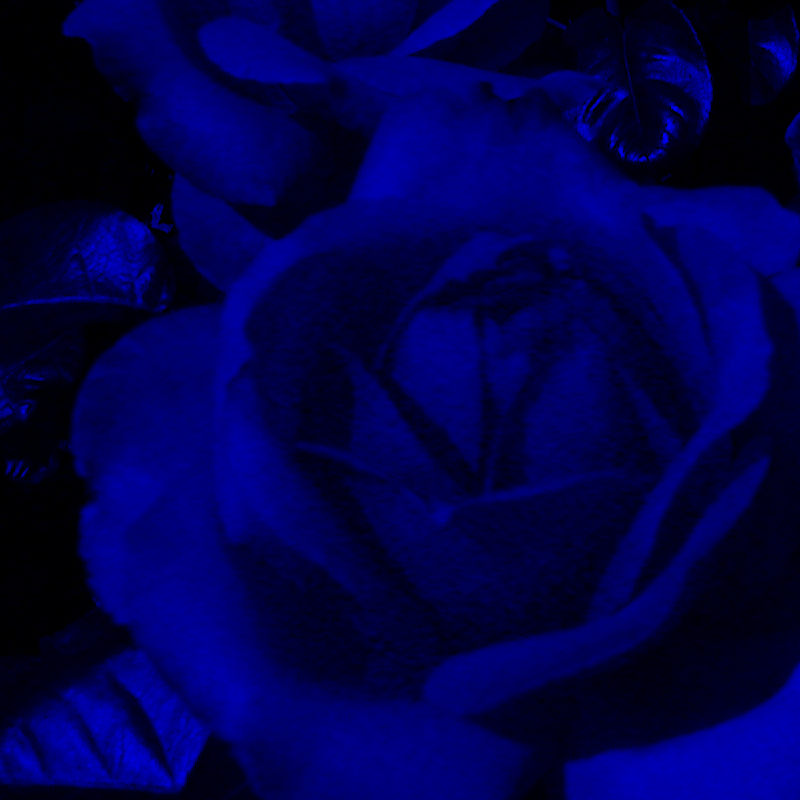
#> input picture hw4/img/(b)B.png, 800 x 800 px, given in place of LovePeace rose.tif, which was not available
$ python hw4.py
#> lines starting #> are read from the running program, lines starting #| are printed output that depends on the picture; after the words box and inside, x2 and y2 are one past the last pixel; in counts of white or black regions, pixels touching at a corner belong together; pictures that were not available may be replaced by others from this repository, and a replacement may not be noted
import numpy as np
import cv2
import matplotlib.pyplot as plt
from openpyxl import load_workbook
from PIL import Image
from random import randint
import math
import random


if __name__ == "__main__":

    channel_initials = list('RGB')
    image = cv2.imread('./LovePeace rose.tif')
#> image is the input picture: shape (800, 800, 3); mean B, G, R 76.3, 0, 0
    image = cv2.cvtColor(image, cv2.COLOR_BGR2RGB)
    kernel = np.ones((3, 3)) * (-1)
    kernel[1][1] = 9
    hsv = cv2.cvtColor(image, cv2.COLOR_BGR2HSV)
#> hsv: shape (800, 800, 3); mean H, S, V 0, 251.5, 76.3
    (H, S, V) = cv2.split(hsv)
#> H: shape (800, 800); every value is 0
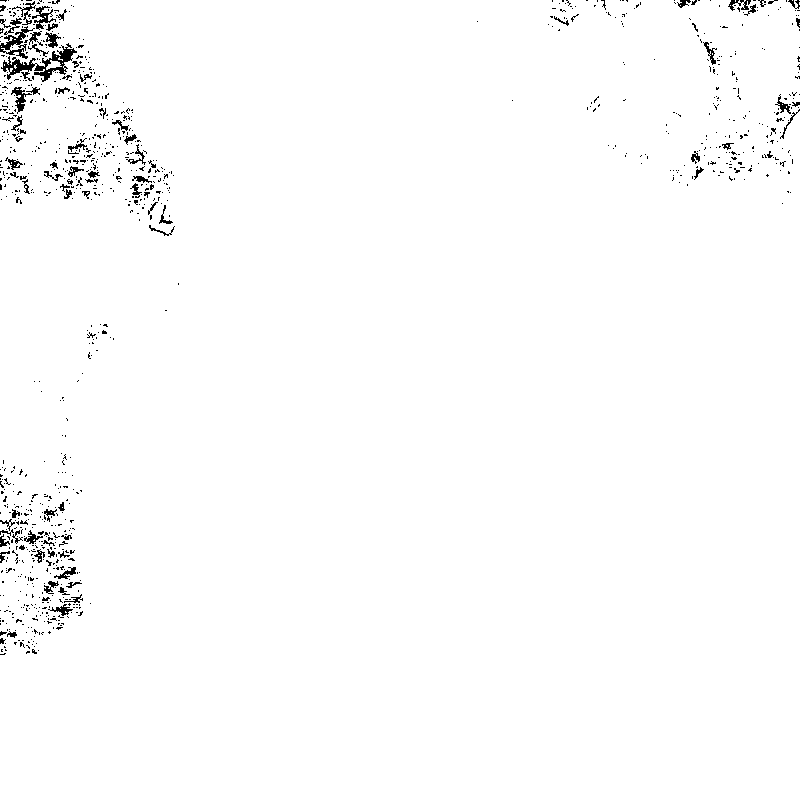
#> S: shape (800, 800); 98.6% white; black in thin lines or dots, all inside (x1, y1, x2, y2) = (0, 0, 800, 655)
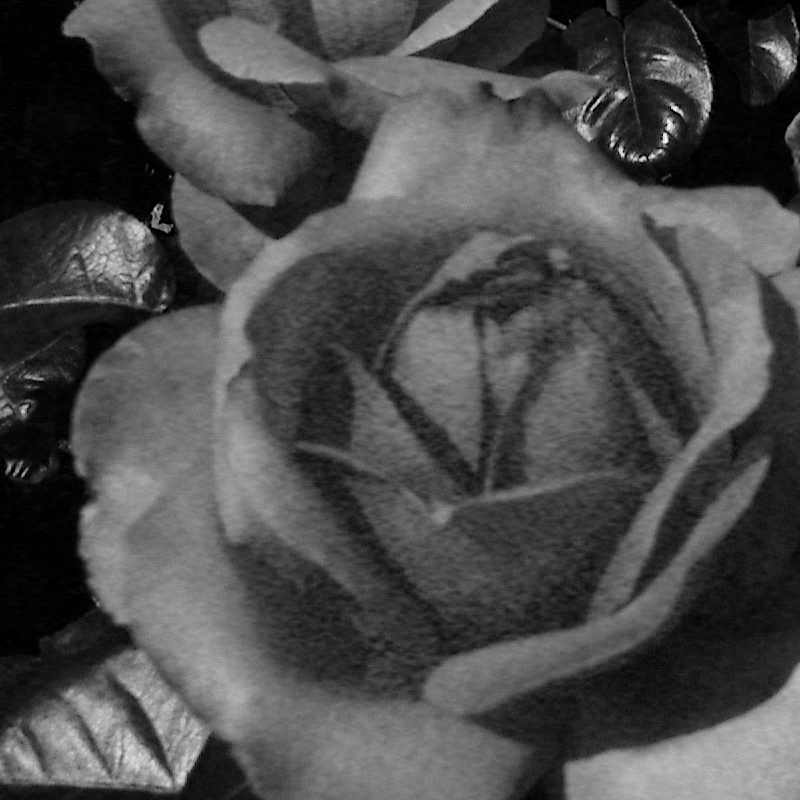
#> V: shape (800, 800); min 0, max 255, mean 76.3
    v_sharp = cv2.filter2D(src=V, ddepth=-1, kernel=kernel)
    hsv_sharpen = np.dstack((H, S, v_sharp))
#> hsv_sharpen: shape (800, 800, 3); mean H, S, V 0, 251.5, 77.4
    img_sharpen = cv2.filter2D(image, -1, kernel)
    after_hrv_sharpen = cv2.cvtColor(hsv_sharpen, cv2.COLOR_HSV2BGR)

    # RGB unsharpen
    plt.subplot(221)
    plt.imshow(image, cmap='gray')
    for channel_index in range(3):
        BGR_channel = np.zeros(shape=image.shape, dtype=np.uint8)
        BGR_channel[:, :, channel_index] = image[:, :, channel_index]
        z = 222+channel_index
        plt.subplot(z)
        plt.imshow(BGR_channel, cmap='gray')
        PILimage = Image.fromarray(BGR_channel.astype(np.uint8))
        PILimage.save(
            "img/(b)" + str(channel_initials[channel_index]) + ".png", dpi=(200, 200))
    plt.show()
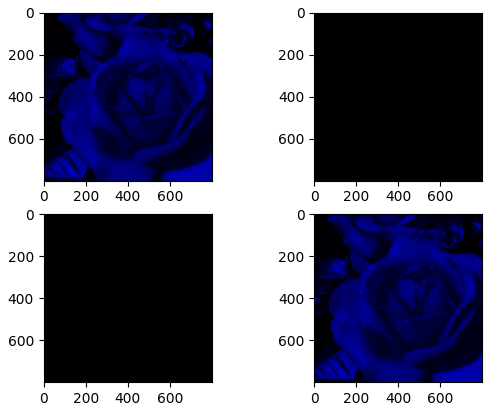
#> figure drawn by matplotlib, 4 panels

    # unsharpen hsv
    plt.subplot(221)
    plt.imshow(H, cmap='gray')
    plt.subplot(222)
    plt.imshow(S, cmap='gray')
    plt.subplot(223)
    plt.imshow(V, cmap='gray')
    plt.show()
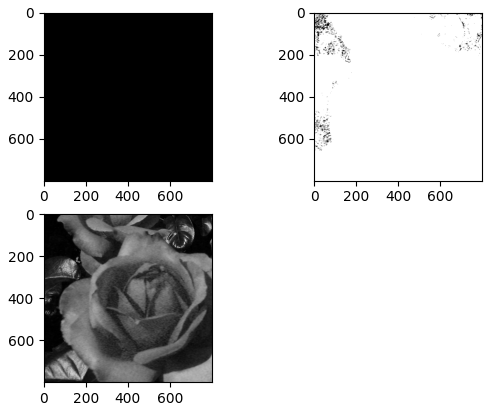
#> figure drawn by matplotlib, 3 panels
    PILimage = Image.fromarray(H.astype(np.uint8))
    PILimage.save("img/(c)H.png", dpi=(200, 200))
    PILimage = Image.fromarray(S.astype(np.uint8))
    PILimage.save("img/(c)S.png", dpi=(200, 200))
    PILimage = Image.fromarray(V.astype(np.uint8))
    PILimage.save("img/(c)V.png", dpi=(200, 200))

    # RGB sharpen
    plt.subplot(221)
    plt.imshow(img_sharpen, cmap='gray')
    for channel_index in range(3):
        BGR_channel = np.zeros(shape=img_sharpen.shape, dtype=np.uint8)
        BGR_channel[:, :, channel_index] = img_sharpen[:, :, channel_index]
        z = 222+channel_index
        plt.subplot(z)
        plt.imshow(BGR_channel, cmap='gray')
        PILimage = Image.fromarray(BGR_channel.astype(np.uint8))
        PILimage.save(
            "img/(b)sharpen_" + str(channel_initials[channel_index]) + ".png", dpi=(200, 200))
    plt.show()
    PILimage = Image.fromarray(img_sharpen.astype(np.uint8))
    PILimage.save(
        "img/sharpen_rgb.png", dpi=(200, 200))
    # sharpen HSV
    (sharpen_H, sharpen_S, sharpen_V) = cv2.split(hsv_sharpen)
    plt.subplot(221)
    plt.imshow(sharpen_H, cmap='gray')
    plt.subplot(222)
    plt.imshow(sharpen_S, cmap='gray')
    plt.subplot(223)
    plt.imshow(sharpen_V, cmap='gray')
    plt.show()
    PILimage = Image.fromarray(sharpen_H.astype(np.uint8))
    PILimage.save("img/(c)sharpen_H.png", dpi=(200, 200))
    PILimage = Image.fromarray(sharpen_S.astype(np.uint8))
    PILimage.save("img/(c)sharpen_S.png", dpi=(200, 200))
    PILimage = Image.fromarray(sharpen_V.astype(np.uint8))
    PILimage.save("img/(c)sharpen_V.png", dpi=(200, 200))
    hsv_sharpen = cv2.cvtColor(hsv_sharpen, cv2.COLOR_BGR2RGB)
#> hsv_sharpen: shape (800, 800, 3); mean H, S, V 77.4, 251.5, 0
    PILimage = Image.fromarray(hsv_sharpen.astype(np.uint8))
    PILimage.save(
        "img/sharpen_hsv.png", dpi=(200, 200))

    diff1 = cv2.subtract(after_hrv_sharpen, img_sharpen)
    diff2 = cv2.subtract(img_sharpen, after_hrv_sharpen)

    diff1 = cv2.cvtColor(diff1, cv2.COLOR_BGR2RGB)
    diff2 = cv2.cvtColor(diff2, cv2.COLOR_BGR2RGB)
    diff_save = Image.fromarray(diff1.astype(np.uint8))
    diff_save.save("img/diff1.png", dpi=(200, 200))
    PILimage = Image.fromarray(diff2.astype(np.uint8))
    PILimage.save("img/difference2.png", dpi=(200, 200))

$ run again, on hw4/img/(b)G.png
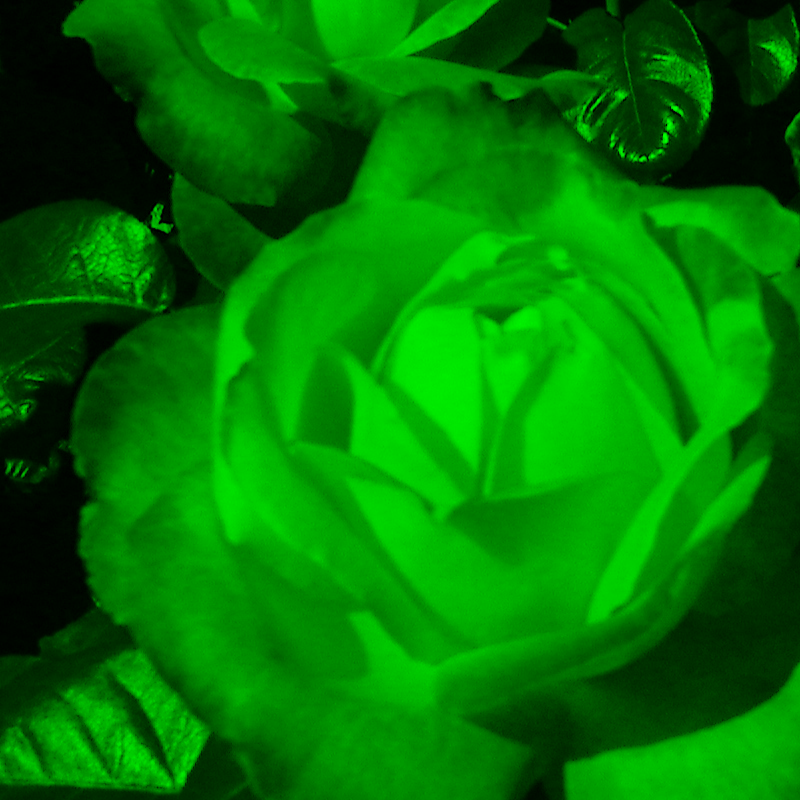
#> input picture hw4/img/(b)G.png, 800 x 800 px, given in place of LovePeace rose.tif, which was not available
#> image is the input picture: shape (800, 800, 3); mean B, G, R 0, 118.6, 0
#> hsv: shape (800, 800, 3); mean H, S, V 60, 255, 118.6
#> `(H, S, V) = cv2.split(hsv)`:
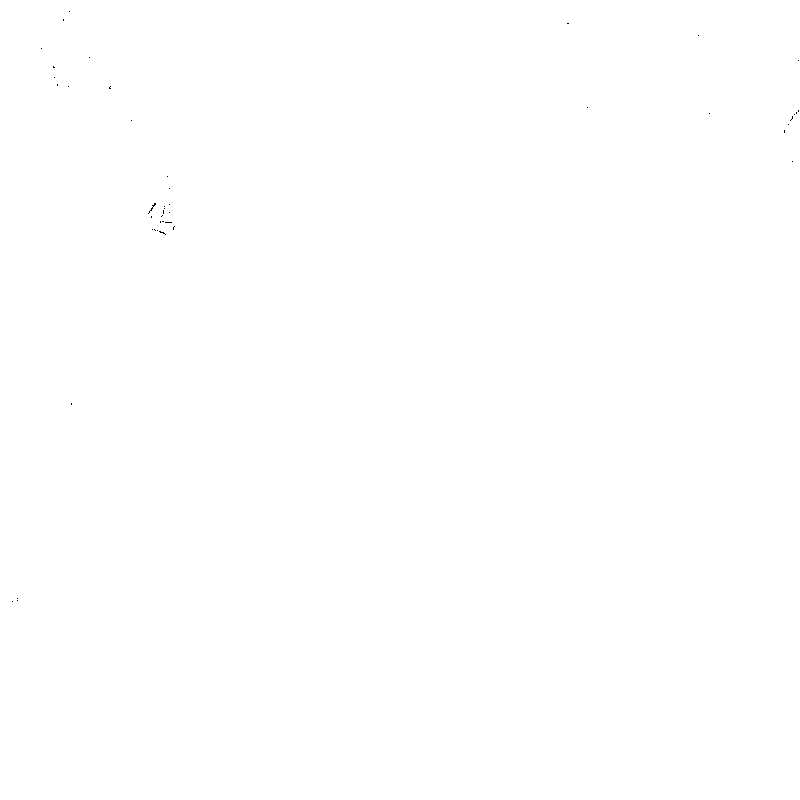
#> H: shape (800, 800); values 0 (black) and 60 (white), 100% white; black in thin lines or dots, all inside (x1, y1, x2, y2) = (12, 11, 799, 602)
#> `plt.show()`:
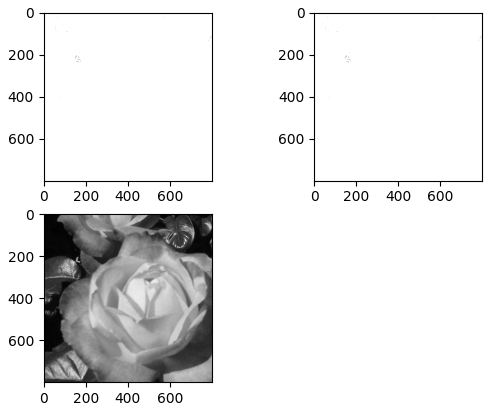
#> figure drawn by matplotlib, 3 panels
